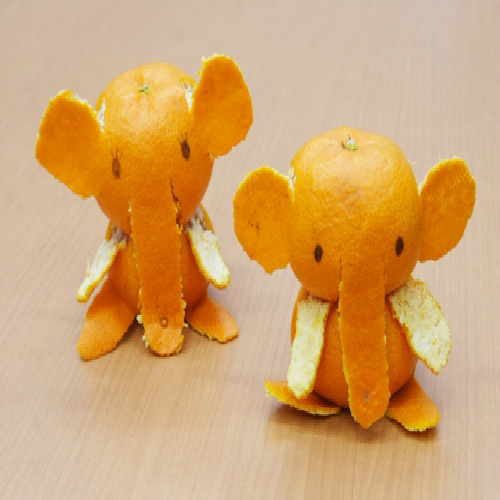
//> input picture mikan.jpg, 500 x 500 px
$ ./levelset mikan.jpg   (built with g++ and OpenCV 4)
//> lines starting //> are read from the running program, lines starting //| are printed output that depends on the picture
#pragma warning(disable:4819)
#pragma warning(disable : 4996)

#include <iostream>
#include <math.h>
#include <opencv2\opencv.hpp>
#include <opencv2\opencv_lib.hpp>
#include <opencv2\highgui.hpp>

using namespace cv;
using namespace std;

/* calculation conditions  */
#define GRIDSIZE 500  //grid size //width of image
#define WBAND 10  //width of narrow band
#define WRESET 3  //width of reset region
#define INITIALOFFSET 1  //initial offset
#define MAXNARROWBAND 100*GRIDSIZE*WBAND  //max grid of narrow band
#define MAXFRONT 100*GRIDSIZE  //max grid of front

enum {FARAWAY, BAND, RESETBAND, FRONT};  // the labels of status

/* the params of speed funtion */
#define DT 1  //time increment
#define GAIN 0.1  //gain of curvature

/* variable */
double phi[GRIDSIZE][GRIDSIZE];  //supplementary function
double dphi[GRIDSIZE][GRIDSIZE];  //differential of supplementary function
double F[GRIDSIZE][GRIDSIZE];  //speed function
unsigned char gray[GRIDSIZE][GRIDSIZE];  //intensity of image
unsigned char status[GRIDSIZE][GRIDSIZE];  //current status
double Front[MAXFRONT][2];  //grid of front
int NFront;  //the number of grid of front
int NarrowBand[MAXNARROWBAND][2];  //grid of narrow band
int NNarrowBand;  //the number of grid of narrow band
int CircleMap[WBAND + 1][7 * (WBAND + 1)][2];  //for circle map
int NCircleMap[WBAND + 1];  //the number of pixels of each distance in circle map

/* function */
void InitializeFrontPosition();  //initialize front
double SetSpeedFunction(int);  //set speed on narrow band
int ReLabeling();  //crate label of front
void InitializeCircleMap();  //create circle map

Mat img;
Mat dst;

void DrawContour();

#define USAGE(argv)\
{\
	cerr << "Usage: " << argv[0] << " imagefile" << endl;\
	exit(-1);\
}

void InitializeCircleMap()
{
	for (int i = 0; i <= WBAND; i++)
	{
		NCircleMap[i] = 0;
	}

	for (int x = -WBAND; x <= WBAND; x++)
	{
		for (int y = -WBAND; y <= WBAND; y++)
		{
			int d;
			if ((d = int(sqrt(double(x*x + y*y)))) <= WBAND)
			{
				CircleMap[d][NCircleMap[d]][0] = x;
				CircleMap[d][NCircleMap[d]][1] = y;
				NCircleMap[d]++;
			}
		}
	}
}

void InitializeFrontPosition()
{
	int n = 0;
	memset(status, FARAWAY, sizeof(status));

	//set front grid
	for (int x = INITIALOFFSET; x < GRIDSIZE - INITIALOFFSET; x++)
	{
		status[x][INITIALOFFSET] = FRONT;
		Front[n][0] = x;
		Front[n][1] = INITIALOFFSET;
		phi[x][INITIALOFFSET] = 0.0;
		n++;
	}
	for (int y = INITIALOFFSET; y < GRIDSIZE - INITIALOFFSET; y++)
	{
		status[GRIDSIZE-1-INITIALOFFSET][y] = FRONT;
		Front[n][0] = GRIDSIZE-1-INITIALOFFSET;
		Front[n][1] = y;
		phi[GRIDSIZE-1-INITIALOFFSET][y] = 0.0;
		n++;
	}
	for (int x = GRIDSIZE-1-INITIALOFFSET; x >= INITIALOFFSET; x--)
	{
		status[x][GRIDSIZE-1-INITIALOFFSET] = FRONT;
		Front[n][0] = x;
		Front[n][1] = GRIDSIZE-1-INITIALOFFSET;
		phi[x][GRIDSIZE-1-INITIALOFFSET] = 0.0;
		n++;
	}
	for (int y = GRIDSIZE-1-INITIALOFFSET; y >= GRIDSIZE - INITIALOFFSET; y--)
	{
		status[INITIALOFFSET][y] = FRONT;
		Front[n][0] = INITIALOFFSET;
		Front[n][1] = y;
		phi[INITIALOFFSET][y] = 0.0;
		n++;
	}
	NFront = n;

	for (int x = 0; x < GRIDSIZE; x++)
	{
		for (int y = 0; y < GRIDSIZE; y++)
		{
			if (status[x][y] != FRONT)
			{
				if (x > INITIALOFFSET && x < GRIDSIZE - INITIALOFFSET - 1 && y > INITIALOFFSET && y < GRIDSIZE - INITIALOFFSET - 1)
					phi[x][y] = -WBAND;
				else
					phi[x][y] = WBAND;
			}
		}
	}

	//setting of narrow band
	NNarrowBand = 0;
	SetSpeedFunction(1);
}

double SetSpeedFunction(int reset)
{
//> called with reset = 1
	double dx, dy;
	double dfx, dfy, dfx2, dfy2, dfxy, df;
	double kappa;
	double Fs = 0;

	for (int i = 0; i < NNarrowBand; i++)
	{
		int x = NarrowBand[i][0];
		int y = NarrowBand[i][1];
		F[x][y] = 0.0;
		dphi[x][y] = 0.0;

		if (reset) {
			if (status[x][y] != FRONT)
				status[x][y] = FARAWAY;
		}
	}

	for (int i = 0; i < NFront; i++)
	{
		int x = int(Front[i][0]);
		int y = int(Front[i][1]);

		if (x < 1 || x > GRIDSIZE - 2 || y < 1 || y > GRIDSIZE - 2)
			continue;

		dx = gray[x + 1][y] - gray[x][y];
		dy = gray[x][y + 1] - gray[x][y];

		F[x][y] = 1.0 / (1.0 + sqrt(dx*dx + dy*dy));

		//calculate curvature
		dfx = ((phi[x + 1][y + 1] - phi[x - 1][y + 1])
			+ 2.0*(phi[x + 1][y] - phi[x - 1][y])
			+ (phi[x + 1][y - 1] - phi[x - 1][y - 1])) / 4.0 / 2.0;
		dfy = ((phi[x + 1][y + 1] - phi[x + 1][y - 1])
			+ 2.0*(phi[x][y + 1] - phi[x][y - 1])
			+ (phi[x - 1][y + 1] - phi[x - 1][y - 1])) / 4.0 / 2.0;
		dfxy = ((phi[x + 1][y + 1] - phi[x - 1][y + 1])
			- (phi[x + 1][y - 1] - phi[x - 1][y - 1])) / 2.0 / 2.0;
		dfx2 = ((phi[x + 1][y + 1] + phi[x - 1][y + 1] - 2.0*phi[x][y + 1])
			+ 2.0*(phi[x + 1][y] + phi[x - 1][y] - 2.0*phi[x][y])
			+ (phi[x + 1][y - 1] + phi[x - 1][y - 1] - 2.0*phi[x][y - 1])) / 4.0;
		dfy2 = ((phi[x + 1][y + 1] + phi[x + 1][y - 1] - 2.0*phi[x + 1][y])
			+ 2.0*(phi[x][y + 1] + phi[x][y - 1] - 2.0*phi[x][y])
			+ (phi[x - 1][y + 1] + phi[x - 1][y - 1] - 2.0*phi[x - 1][y])) / 4.0;

		if ((df = sqrt(dfx*dfx + dfy*dfy)) != 0.0)
			kappa = (dfx2 * dfy * dfy - 2.0 * dfx * dfy * dfxy + dfy2 * dfx * dfx) / (df * df * df);
		else
			kappa = 0.0;

		F[x][y] *= (-1.0 - GAIN * kappa);

		Fs += F[x][y];
	}

	for (int d = WBAND; d > 0; d--)
	{
		for (int i = 0; i < NFront; i++)
		{
			int xf = int(Front[i][0]);
			int yf = int(Front[i][1]);

			if (reset)
				phi[xf][yf] = 0.0;

			for (int j = 0; j < NCircleMap[d]; j++)
			{
				int x = xf + CircleMap[d][j][0];
				int y = yf + CircleMap[d][j][1];

				if (x < 0 || x > GRIDSIZE - 1 || y < 0 || y > GRIDSIZE - 1)
					continue;
				if (status[x][y] == FRONT)
					continue;

				if (reset)
				{
					if (d > WBAND - WRESET)
						status[x][y] = RESETBAND;
					else
						status[x][y] = BAND;
					phi[x][y] = (phi[x][y] < 0) ? -d : d;
				}

				// if not FRONT
				F[x][y] = F[xf][yf];
			}
		}
	}

	if (reset)
	{
		int n = 0;
		for (int x = 0; x < GRIDSIZE; x++)
		{
			for (int y = 0; y < GRIDSIZE; y++)
			{
				if (status[x][y] != FARAWAY)
				{
					NarrowBand[n][0] = x;
					NarrowBand[n][1] = y;
					if (n++ >= MAXNARROWBAND)
					{
						cout << "Too many NarrowBand Points" << endl;
						return 0;
					}
				}
			}
		}
		NNarrowBand = n;
	}
	return Fs;
}

void FrontPropagation()
{
	double fdxm, fdxp, fdym, fdyp;

	for (int i = 0; i < NNarrowBand; i++)
	{
		int x = NarrowBand[i][0];
		int y = NarrowBand[i][1];

		if (x<1 || x>GRIDSIZE - 2 || y<1 || y >GRIDSIZE - 2)
			continue;

		//Upwind scheme
		if (F[x][y] > 0.0)
		{
			fdxm = fmax(phi[x][y] - phi[x - 1][y], 0);
			fdxp = fmin(phi[x + 1][y] - phi[x][y], 0);
			fdym = fmax(phi[x][y] - phi[x][y - 1], 0);
			fdyp = fmin(phi[x][y + 1] - phi[x][y], 0);
			dphi[x][y] = F[x][y] * sqrt(fdxm*fdxm + fdxp*fdxp + fdym*fdym + fdyp*fdyp) * DT;
		}
		else
		{
			fdxm = fmax(phi[x + 1][y] - phi[x][y], 0);
			fdxp = fmin(phi[x][y] - phi[x - 1][y], 0);
			fdym = fmax(phi[x][y + 1] - phi[x][y], 0);
			fdyp = fmin(phi[x][y] - phi[x][y - 1], 0);
			dphi[x][y] = F[x][y] * sqrt(fdxm*fdxm + fdxp*fdxp + fdym*fdym + fdyp*fdyp) * DT;
		}
	}

	for (int i = 0; i < NNarrowBand; i++)
	{
		int x = NarrowBand[i][0];
		int y = NarrowBand[i][1];
		phi[x][y] -= dphi[x][y];
	}
}

int ReLabeling()
{
	int n = 0;
	int flg = 0;
	for (int i = 0; i < NNarrowBand; i++)
	{
		int x = NarrowBand[i][0];
		int y = NarrowBand[i][1];

		if (x < 1 || x > GRIDSIZE - 2 || y < 1 || y > GRIDSIZE - 2)
			continue;

		if ((phi[x][y] >= 0.0 &&
			((phi[x + 1][y] + phi[x][y] <= 0.0) || (phi[x][y + 1] + phi[x][y] <= 0.0) ||
			(phi[x - 1][y] + phi[x][y] <= 0.0) || (phi[x][y - 1] + phi[x][y] <= 0.0))) ||
			(phi[x][y] <= 0.0 &&
			((phi[x + 1][y] + phi[x][y] >= 0.0) || (phi[x][y + 1] + phi[x][y] >= 0.0) ||
			(phi[x - 1][y] + phi[x][y] >= 0.0) || (phi[x][y - 1] + phi[x][y] >= 0.0))))
		{
			if (status[x][y] == RESETBAND)
				flg = 1;

			status[x][y] = FRONT;
			Front[n][0] = x;
			Front[n][1] = y;

			if (n++ >= MAXFRONT)
			{
				cout << "Too many Front Points" << endl;
				return -1;
			}
		}
		else
		{
			if (status[x][y] == FRONT)
				status[x][y] = BAND;
		}
	}

	NFront = n;

	return flg;
}

void DrawContour()
{
	Scalar c = CV_RGB(100, 100, 100);
	img.Mat::copyTo(dst);
	for (int i = 0; i < NFront - 1; i++)
	{
		rectangle(dst, Point(int(Front[i][1]), int(Front[i][0])), Point(int(Front[i][1] + 1), int(Front[i][0]) + 1), c);
	}
}

int main(int argc, char** argv)
{
	if (argc < 2)
		USAGE(argv);
	if ((img = imread(argv[1], 0)).empty())
		USAGE(argv);
	if (img.cols != GRIDSIZE || img.rows != GRIDSIZE)
	{
		cout << "Image size must be " << GRIDSIZE << " x " << GRIDSIZE << endl;
		exit(-1);
	}

	dst = img.Mat::clone();

	namedWindow("image", 1);

	InitializeCircleMap();

	InitializeFrontPosition();

	int reset = 1;
	double Fs = 0;

	do {
		imshow("image", dst);

		if ((Fs = SetSpeedFunction(reset)) == 0.0)
			break;

		FrontPropagation();

		if ((reset = ReLabeling()) < 0)
			break;

		DrawContour();

		int key = waitKey(10);
		if (key == 'q' || key == 27)
			break;
	} while (cvGetWindowHandle("image"));
//> this loop made 4 passes
//> pass 1, `imshow("image", dst);`:
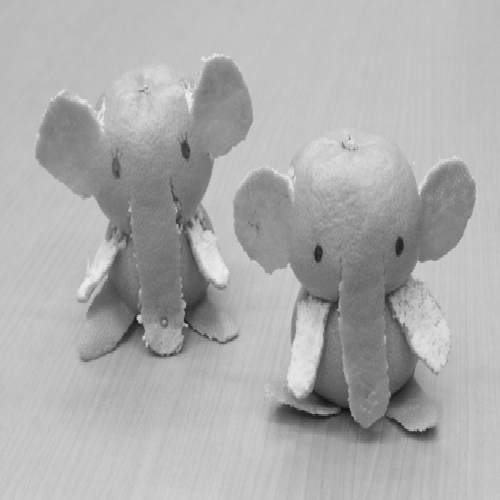
//> window 'image': 500 rows x 500 cols, CV_8UC1; min 13, max 238, mean 173.1
//> pass 2, `imshow("image", dst);`:
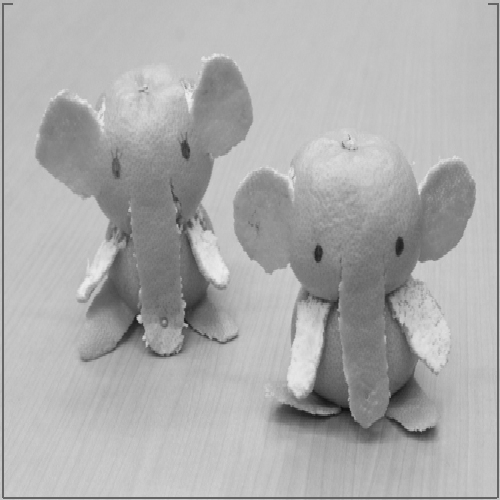
//> window 'image': 500 rows x 500 cols, CV_8UC1; min 13, max 238, mean 172
}
